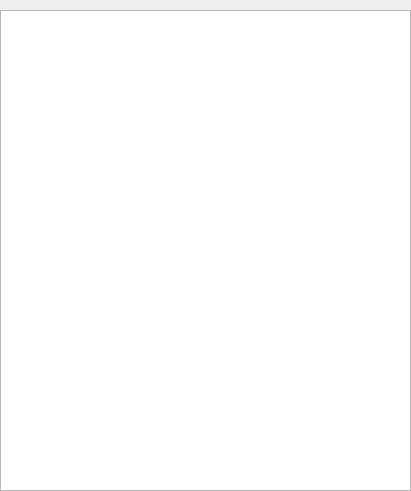
<?xml version="1.0" encoding="UTF-8"?>
<ui version="4.0">
 <class>Foodplate</class>
 <widget class="QDialog" name="Foodplate">
  <property name="geometry">
   <rect>
    <x>0</x>
    <y>0</y>
    <width>411</width>
    <height>491</height>
   </rect>
  </property>
  <property name="windowTitle">
   <string>Dialog</string>
  </property>
  <property name="styleSheet">
   <string notr="true">background-image: url(:/images/userchoicebackground.png);
</string>
  </property>
  <widget class="QTableView" name="orderview">
   <property name="geometry">
    <rect>
     <x>0</x>
     <y>10</y>
     <width>411</width>
     <height>481</height>
    </rect>
   </property>
  </widget>
 </widget>
 <resources/>
 <connections/>
</ui>
